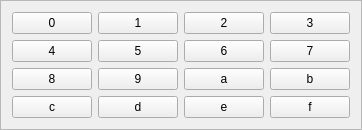
                    <widget class="QFrame" name="gridFrame">
                        <property name="frameShape">
                            <enum>QFrame::StyledPanel</enum>
                        </property>
                        <layout class="QGridLayout" name="keypad">
                            <item row="1" column="0">
                                <widget class="QPushButton" name="pushButton4">
                                    <property name="sizePolicy">
                                        <sizepolicy hsizetype="MinimumExpanding" vsizetype="MinimumExpanding">
                                            <horstretch>0</horstretch>
                                            <verstretch>0</verstretch>
                                        </sizepolicy>
                                    </property>
                                    <property name="text">
                                        <string>4</string>
                                    </property>
                                </widget>
                            </item>
                            <item row="1" column="3">
                                <widget class="QPushButton" name="pushButton7">
                                    <property name="sizePolicy">
                                        <sizepolicy hsizetype="MinimumExpanding" vsizetype="MinimumExpanding">
                                            <horstretch>0</horstretch>
                                            <verstretch>0</verstretch>
                                        </sizepolicy>
                                    </property>
                                    <property name="text">
                                        <string>7</string>
                                    </property>
                                </widget>
                            </item>
                            <item row="0" column="0">
                                <widget class="QPushButton" name="pushButton0">
                                    <property name="sizePolicy">
                                        <sizepolicy hsizetype="MinimumExpanding" vsizetype="MinimumExpanding">
                                            <horstretch>0</horstretch>
                                            <verstretch>0</verstretch>
                                        </sizepolicy>
                                    </property>
                                    <property name="text">
                                        <string>0</string>
                                    </property>
                                </widget>
                            </item>
                            <item row="1" column="2">
                                <widget class="QPushButton" name="pushButton6">
                                    <property name="sizePolicy">
                                        <sizepolicy hsizetype="MinimumExpanding" vsizetype="MinimumExpanding">
                                            <horstretch>0</horstretch>
                                            <verstretch>0</verstretch>
                                        </sizepolicy>
                                    </property>
                                    <property name="text">
                                        <string>6</string>
                                    </property>
                                </widget>
                            </item>
                            <item row="2" column="0">
                                <widget class="QPushButton" name="pushButton8">
                                    <property name="sizePolicy">
                                        <sizepolicy hsizetype="MinimumExpanding" vsizetype="MinimumExpanding">
                                            <horstretch>0</horstretch>
                                            <verstretch>0</verstretch>
                                        </sizepolicy>
                                    </property>
                                    <property name="text">
                                        <string>8</string>
                                    </property>
                                </widget>
                            </item>
                            <item row="0" column="2">
                                <widget class="QPushButton" name="pushButton2">
                                    <property name="sizePolicy">
                                        <sizepolicy hsizetype="MinimumExpanding" vsizetype="MinimumExpanding">
                                            <horstretch>0</horstretch>
                                            <verstretch>0</verstretch>
                                        </sizepolicy>
                                    </property>
                                    <property name="text">
                                        <string>2</string>
                                    </property>
                                </widget>
                            </item>
                            <item row="0" column="3">
                                <widget class="QPushButton" name="pushButton3">
                                    <property name="sizePolicy">
                                        <sizepolicy hsizetype="MinimumExpanding" vsizetype="MinimumExpanding">
                                            <horstretch>0</horstretch>
                                            <verstretch>0</verstretch>
                                        </sizepolicy>
                                    </property>
                                    <property name="text">
                                        <string>3</string>
                                    </property>
                                </widget>
                            </item>
                            <item row="2" column="1">
                                <widget class="QPushButton" name="pushButton9">
                                    <property name="sizePolicy">
                                        <sizepolicy hsizetype="MinimumExpanding" vsizetype="MinimumExpanding">
                                            <horstretch>0</horstretch>
                                            <verstretch>0</verstretch>
                                        </sizepolicy>
                                    </property>
                                    <property name="text">
                                        <string>9</string>
                                    </property>
                                </widget>
                            </item>
                            <item row="2" column="2">
                                <widget class="QPushButton" name="pushButtona">
                                    <property name="sizePolicy">
                                        <sizepolicy hsizetype="MinimumExpanding" vsizetype="MinimumExpanding">
                                            <horstretch>0</horstretch>
                                            <verstretch>0</verstretch>
                                        </sizepolicy>
                                    </property>
                                    <property name="text">
                                        <string>a</string>
                                    </property>
                                </widget>
                            </item>
                            <item row="2" column="3">
                                <widget class="QPushButton" name="pushButtonb">
                                    <property name="sizePolicy">
                                        <sizepolicy hsizetype="MinimumExpanding" vsizetype="MinimumExpanding">
                                            <horstretch>0</horstretch>
                                            <verstretch>0</verstretch>
                                        </sizepolicy>
                                    </property>
                                    <property name="text">
                                        <string>b</string>
                                    </property>
                                </widget>
                            </item>
                            <item row="0" column="1">
                                <widget class="QPushButton" name="pushButton1">
                                    <property name="sizePolicy">
                                        <sizepolicy hsizetype="MinimumExpanding" vsizetype="MinimumExpanding">
                                            <horstretch>0</horstretch>
                                            <verstretch>0</verstretch>
                                        </sizepolicy>
                                    </property>
                                    <property name="text">
                                        <string>1</string>
                                    </property>
                                </widget>
                            </item>
                            <item row="1" column="1">
                                <widget class="QPushButton" name="pushButton5">
                                    <property name="sizePolicy">
                                        <sizepolicy hsizetype="MinimumExpanding" vsizetype="MinimumExpanding">
                                            <horstretch>0</horstretch>
                                            <verstretch>0</verstretch>
                                        </sizepolicy>
                                    </property>
                                    <property name="text">
                                        <string>5</string>
                                    </property>
                                </widget>
                            </item>
                            <item row="3" column="0">
                                <widget class="QPushButton" name="pushButtonc">
                                    <property name="sizePolicy">
                                        <sizepolicy hsizetype="MinimumExpanding" vsizetype="MinimumExpanding">
                                            <horstretch>0</horstretch>
                                            <verstretch>0</verstretch>
                                        </sizepolicy>
                                    </property>
                                    <property name="text">
                                        <string>c</string>
                                    </property>
                                </widget>
                            </item>
                            <item row="3" column="1">
                                <widget class="QPushButton" name="pushButtond">
                                    <property name="sizePolicy">
                                        <sizepolicy hsizetype="MinimumExpanding" vsizetype="MinimumExpanding">
                                            <horstretch>0</horstretch>
                                            <verstretch>0</verstretch>
                                        </sizepolicy>
                                    </property>
                                    <property name="text">
                                        <string>d</string>
                                    </property>
                                </widget>
                            </item>
                            <item row="3" column="2">
                                <widget class="QPushButton" name="pushButtone">
                                    <property name="sizePolicy">
                                        <sizepolicy hsizetype="MinimumExpanding" vsizetype="MinimumExpanding">
                                            <horstretch>0</horstretch>
                                            <verstretch>0</verstretch>
                                        </sizepolicy>
                                    </property>
                                    <property name="text">
                                        <string>e</string>
                                    </property>
                                </widget>
                            </item>
                            <item row="3" column="3">
                                <widget class="QPushButton" name="pushButtonf">
                                    <property name="sizePolicy">
                                        <sizepolicy hsizetype="MinimumExpanding" vsizetype="MinimumExpanding">
                                            <horstretch>0</horstretch>
                                            <verstretch>0</verstretch>
                                        </sizepolicy>
                                    </property>
                                    <property name="text">
                                        <string>f</string>
                                    </property>
                                </widget>
                            </item>
                        </layout>
                    </widget>
